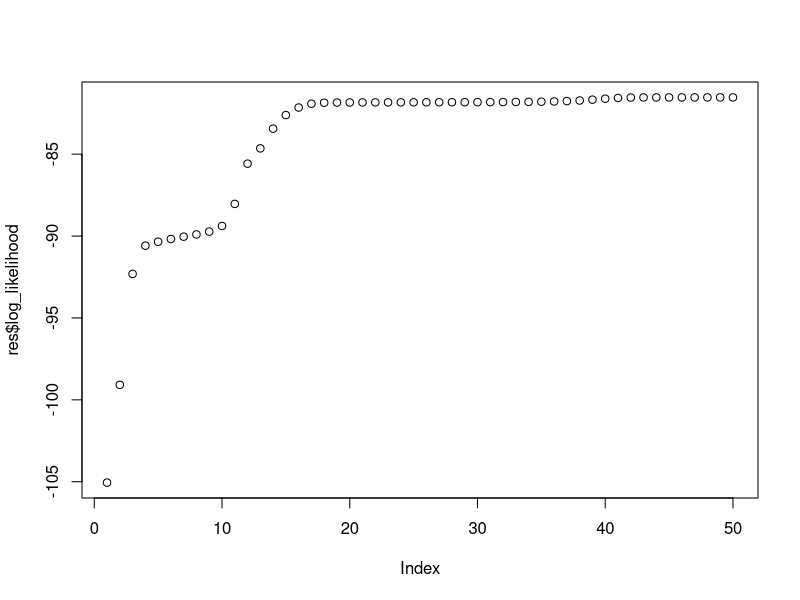
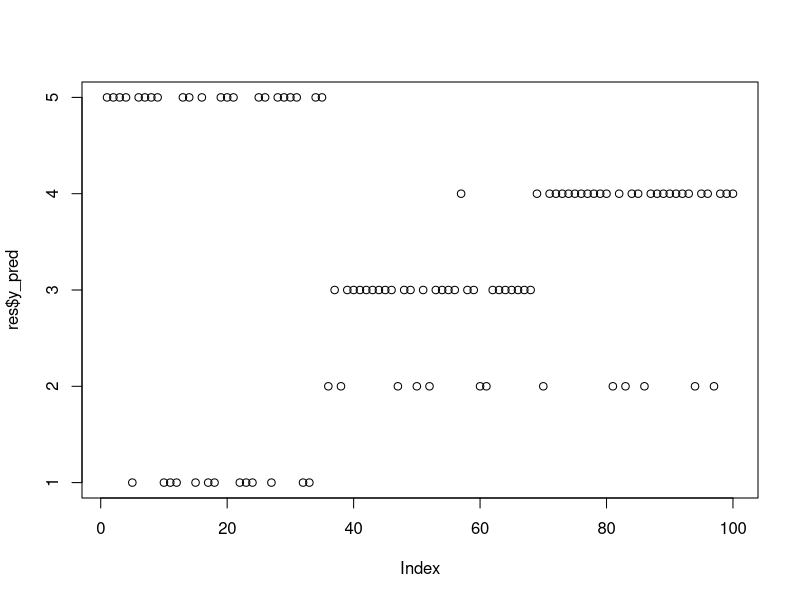
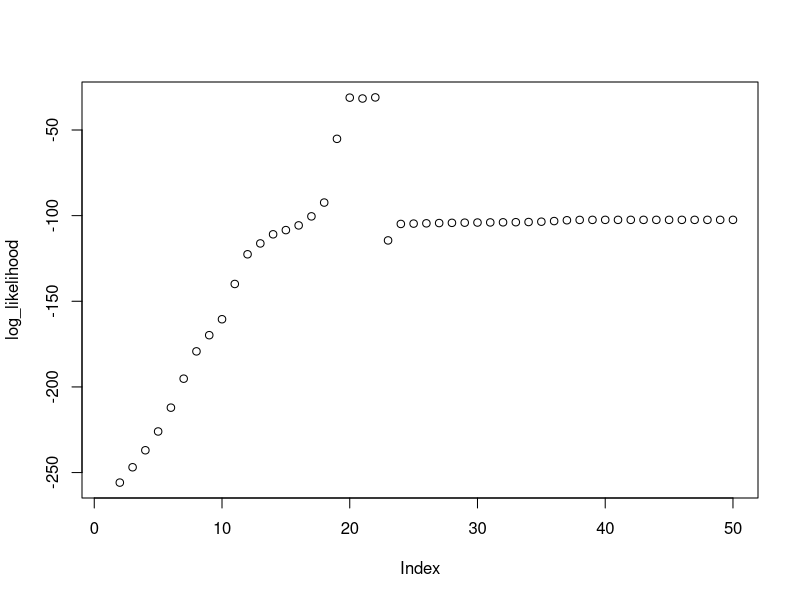
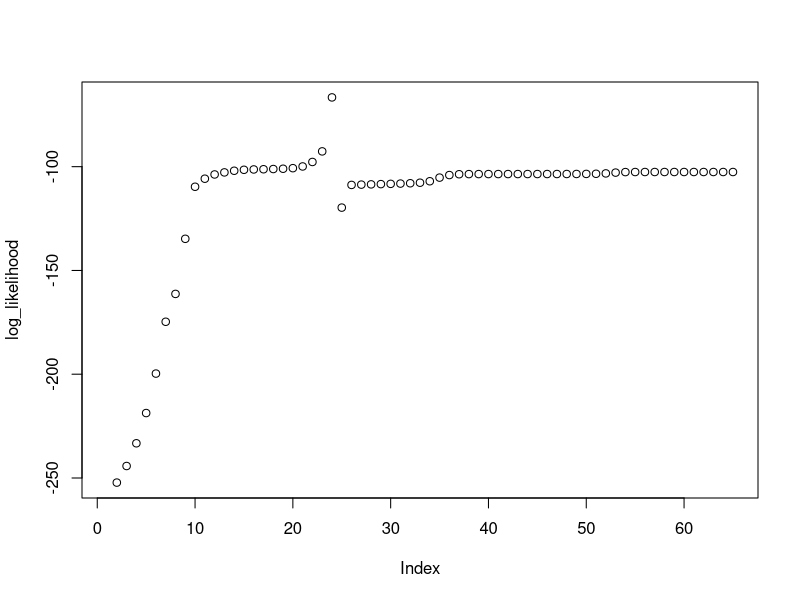

Recreate these plots in R, in order.
# EM algorithm for Gaussian mixture model estimation
library("mvtnorm")

init_random <- function(data, K){
  f <- ncol(data)
  N <- nrow(data)
  pk <- runif(K,3/10,7/10)
  pk <- pk / sum(pk)
  
  moyenne <- matrix(0, ncol=ncol(data), nrow = K)
  for (k in 1:K) {
    for (cf in 1:f){
      rand_1 <- runif(1, min(data[,cf]), max(data[,cf]))
      moyenne[k,cf] <- rand_1
    }
  }
  variance <- array(0, c(f,f,K))
  
  for(k in 1:K) {
    x_moyenne <- sweep(data, 2, moyenne[k, ], FUN = '-', check.margin=FALSE)
    trans_x_moyenne <- crossprod(x_moyenne)
    variance[,,k] <- trans_x_moyenne/ N
  }
  
  return (list(pk=pk, moyenne=moyenne, variance=variance))
}


init_kmeans <- function (data, K) {
  km.res <- kmeans(data, K)
  pk <- rep(1/K, K)
  moyenne <- as.matrix(km.res$centers)
  
  variance <- array(0, dim=c(ncol(data),ncol(data),K))
  for (i in seq(K)){
    data_cls <- data[which(as.matrix(km.res$cluster) == i),]
    if (length(data_cls) == ncol(data)){
      data_cls <- rbind(data_cls, data_cls+runif(1,-0.1, 0.1))
    } 
    variance[,,i] <- cov(data_cls)
  }
  
  return (list(pk=pk, moyenne=moyenne, variance=variance))
}



fun_variance_all <- function(data, tk, nk, K, N, f, moyenne){
  variance <- array(0, c(f, f, K))
  for(k in 1:K) {
    x_moyenne <- sweep(data, 2, moyenne[k, ], FUN = '-', check.margin=FALSE)
    ex <- tk[, k]  * x_moyenne
    trans_x_moyenne <- t(ex) %*% x_moyenne
    variance[,,k] <- trans_x_moyenne/ nk[k]
  }
  
  return(variance)
}

fun_moyenne_vec <- function(data, tk, nk, K, N,  f){
  moyenne <- matrix(0, K, f)
  for(k in 1:K) {
    moyenne[k,] <- (1/sum(tk[,k])) * colSums(apply(data,2, function(x) x*tk[, k])  )
  }
  return(moyenne)
}


etape_E <- function(data, K, parameters){ 
  pk <- parameters$pk
  moyenne <- parameters$moyenne
  variance <- parameters$variance
  
  tk <- matrix(0,  nrow(data), K)
  for (k in 1:K){
    tk[, k] <- pk[k]* mvtnorm::dmvnorm(data, moyenne[k,], variance[,,k])
  }
  tk <- tk/apply(tk, 1, sum)

  return (tk)
}

etape_M <- function(data, K, tk){
  N <- nrow(data)
  f <- ncol(data)
  nk <- colSums(tk)
  
  pk <- nk/N
  moyenne  <- fun_moyenne_vec(data, tk,nk,K, N,  f)
  variance<- fun_variance_all(data, tk, nk, K, N, f, moyenne)
  
  return (list(pk=pk, moyenne=moyenne, variance=variance))
}


main <- function(data, K, epsilon, type_init = "kmeans", parameters = 0){
  set_inf <- FALSE
  #--------initialize variables
  n <- nrow(data); p <- ncol(data)
  data <- as.matrix(data)
  if (type_init == "kmeans"){
    parameters <- init_kmeans(data, K)
  }
  if ((type_init == "random") || (type_init == "small"))  {
    parameters <- init_random(data, K)  
  }

  #Loop 
  i <- 2
  log_likelihood <- numeric(0)
  log_likelihood[1] <- -Inf
  
  
  while( (i > 0) || (i > 100))  {
    tk <- etape_E(data, K, parameters)
    
    parameters <- etape_M(data, K, tk)
    pk <- parameters$pk
    moyenne <- parameters$moyenne
    variance <- parameters$variance
    LL <- sum(log(apply(sapply(lapply(1:K, 
                                      function(k) pk[k] * mvtnorm::dmvnorm(data, moyenne[k,], 
                                                                  variance[,,k])), cbind), 1, sum)))
    
    log_likelihood[i] <- LL
    
    if (LL < log_likelihood[i-1]){
      set_inf <- TRUE
      print("------ debug KO")
    }
    
    if (abs(log_likelihood[i] - log_likelihood[i-1]) < epsilon){
      y_pred <- apply(tk, 1, which.max)
      if (set_inf){
        print("___________________________________________________________KO")
        plot(log_likelihood)
      }
      return(list(log_likelihood = log_likelihood[-1], y_pred = y_pred, maxll = max(log_likelihood[-1]), parameters = parameters, invalid = set_inf))
    }
    
    if ((type_init == "small") && (i == 5)) {
      return( main(data, K, epsilon, "", parameters ) )
    }
    
    
    i <- i + 1
  }
  
}



K <- 5
split <- sample(1:150, 50)
y <- iris[-split, 5]
data <- iris[-split, -5]
epsilon <- 10^-6
data <- as.matrix(data)

res <- main(data, K, epsilon, "kmeans")
table(res$y_pred, y)

plot(res$log_likelihood)  
plot(res$y_pred)



for (i in 1:10){
  res <- main(data, K, epsilon, "random")
  if (typeof(res) == "list"){ 
    print(res$log_likelihood[length(res$log_likelihood)])
  }
  print("-----")
}
